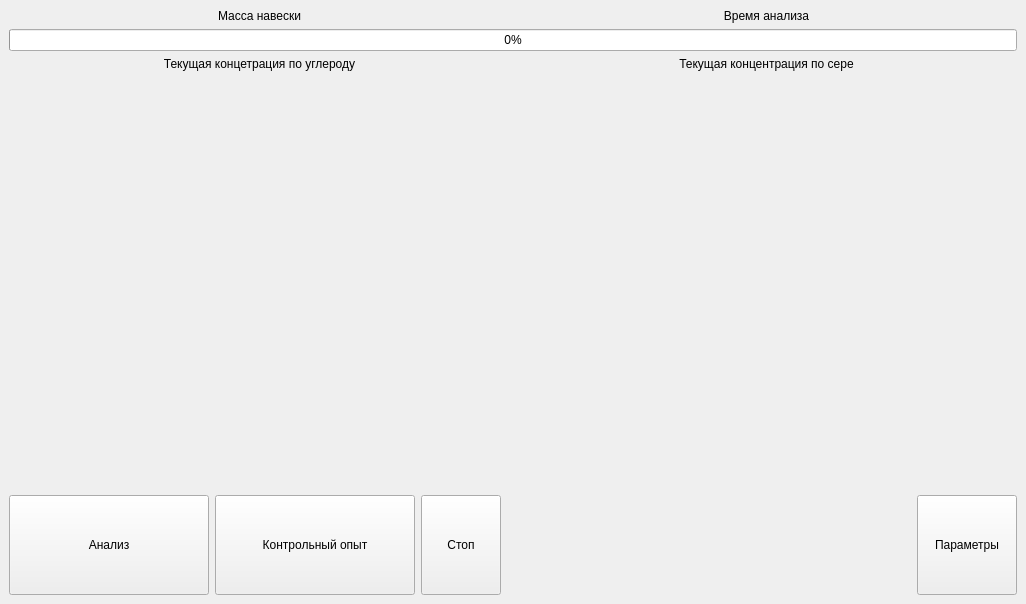
<?xml version="1.0" encoding="UTF-8"?>
<ui version="4.0">
 <class>MainWindow</class>
 <widget class="QMainWindow" name="MainWindow">
  <property name="geometry">
   <rect>
    <x>0</x>
    <y>0</y>
    <width>1026</width>
    <height>604</height>
   </rect>
  </property>
  <property name="windowTitle">
   <string>MainWindow</string>
  </property>
  <widget class="QWidget" name="centralwidget">
   <layout class="QVBoxLayout" name="verticalLayout" stretch="0,0,0,1,0">
    <item>
     <layout class="QHBoxLayout" name="horizontalLayout_3">
      <item>
       <widget class="QLabel" name="mass_label">
        <property name="maximumSize">
         <size>
          <width>16777215</width>
          <height>100</height>
         </size>
        </property>
        <property name="text">
         <string>Масса навески</string>
        </property>
        <property name="alignment">
         <set>Qt::AlignCenter</set>
        </property>
       </widget>
      </item>
      <item>
       <widget class="QLabel" name="time_label">
        <property name="maximumSize">
         <size>
          <width>16777215</width>
          <height>100</height>
         </size>
        </property>
        <property name="text">
         <string>Время анализа</string>
        </property>
        <property name="alignment">
         <set>Qt::AlignCenter</set>
        </property>
       </widget>
      </item>
     </layout>
    </item>
    <item>
     <widget class="QProgressBar" name="time_progress_bar">
      <property name="value">
       <number>0</number>
      </property>
     </widget>
    </item>
    <item>
     <layout class="QHBoxLayout" name="horizontalLayout_2">
      <item>
       <widget class="QLabel" name="c_graph_label">
        <property name="maximumSize">
         <size>
          <width>16777215</width>
          <height>100</height>
         </size>
        </property>
        <property name="text">
         <string>Текущая концетрация по углероду</string>
        </property>
        <property name="alignment">
         <set>Qt::AlignCenter</set>
        </property>
       </widget>
      </item>
      <item>
       <widget class="QLabel" name="s_graph_label">
        <property name="maximumSize">
         <size>
          <width>16777215</width>
          <height>100</height>
         </size>
        </property>
        <property name="text">
         <string>Текущая концентрация по сере</string>
        </property>
        <property name="alignment">
         <set>Qt::AlignCenter</set>
        </property>
       </widget>
      </item>
     </layout>
    </item>
    <item>
     <layout class="QHBoxLayout" name="horizontalLayout">
      <item>
       <widget class="PlotWidget" name="widget" native="true">
        <property name="minimumSize">
         <size>
          <width>0</width>
          <height>400</height>
         </size>
        </property>
       </widget>
      </item>
      <item>
       <widget class="PlotWidget" name="widget_2" native="true">
        <property name="minimumSize">
         <size>
          <width>0</width>
          <height>400</height>
         </size>
        </property>
       </widget>
      </item>
     </layout>
    </item>
    <item>
     <layout class="QHBoxLayout" name="horizontalLayout_4">
      <item>
       <widget class="QPushButton" name="analysis_btn">
        <property name="minimumSize">
         <size>
          <width>200</width>
          <height>100</height>
         </size>
        </property>
        <property name="text">
         <string>Анализ</string>
        </property>
       </widget>
      </item>
      <item>
       <widget class="QPushButton" name="control_exp_btn">
        <property name="minimumSize">
         <size>
          <width>200</width>
          <height>100</height>
         </size>
        </property>
        <property name="text">
         <string>Контрольный опыт</string>
        </property>
       </widget>
      </item>
      <item>
       <widget class="QPushButton" name="cancel_btn">
        <property name="minimumSize">
         <size>
          <width>50</width>
          <height>100</height>
         </size>
        </property>
        <property name="text">
         <string>Стоп</string>
        </property>
       </widget>
      </item>
      <item>
       <spacer name="horizontalSpacer">
        <property name="orientation">
         <enum>Qt::Horizontal</enum>
        </property>
        <property name="sizeHint" stdset="0">
         <size>
          <width>40</width>
          <height>20</height>
         </size>
        </property>
       </spacer>
      </item>
      <item>
       <widget class="QPushButton" name="params_btn">
        <property name="minimumSize">
         <size>
          <width>100</width>
          <height>100</height>
         </size>
        </property>
        <property name="text">
         <string>Параметры</string>
        </property>
       </widget>
      </item>
     </layout>
    </item>
   </layout>
  </widget>
 </widget>
 <customwidgets>
  <customwidget>
   <class>PlotWidget</class>
   <extends>QWidget</extends>
   <header>pyqtgraph</header>
   <container>1</container>
  </customwidget>
 </customwidgets>
 <resources/>
 <connections/>
</ui>
